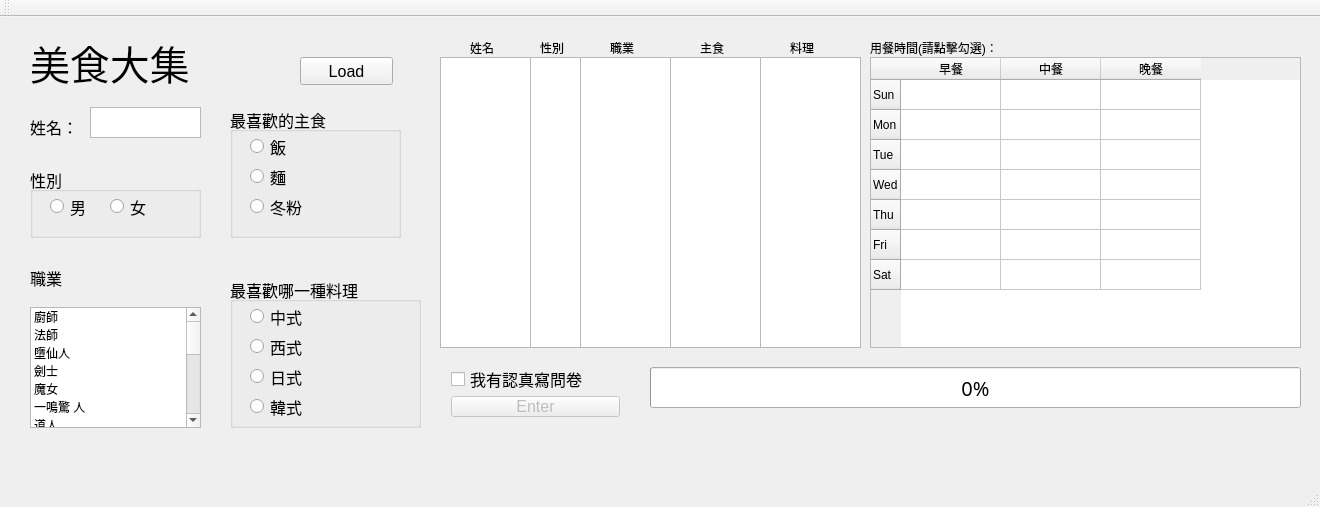
<?xml version="1.0" encoding="UTF-8"?>
<ui version="4.0">
 <class>MainWindow</class>
 <widget class="QMainWindow" name="MainWindow">
  <property name="geometry">
   <rect>
    <x>0</x>
    <y>0</y>
    <width>1320</width>
    <height>507</height>
   </rect>
  </property>
  <property name="windowTitle">
   <string>MainWindow</string>
  </property>
  <widget class="QWidget" name="centralWidget">
   <widget class="QGroupBox" name="Sex_group">
    <property name="geometry">
     <rect>
      <x>30</x>
      <y>150</y>
      <width>171</width>
      <height>71</height>
     </rect>
    </property>
    <property name="font">
     <font>
      <pointsize>12</pointsize>
     </font>
    </property>
    <property name="title">
     <string>性別</string>
    </property>
    <widget class="QRadioButton" name="male">
     <property name="geometry">
      <rect>
       <x>20</x>
       <y>30</y>
       <width>51</width>
       <height>19</height>
      </rect>
     </property>
     <property name="text">
      <string>男</string>
     </property>
    </widget>
    <widget class="QRadioButton" name="female">
     <property name="geometry">
      <rect>
       <x>80</x>
       <y>30</y>
       <width>51</width>
       <height>19</height>
      </rect>
     </property>
     <property name="text">
      <string>女</string>
     </property>
    </widget>
   </widget>
   <widget class="QLabel" name="favorite_food">
    <property name="geometry">
     <rect>
      <x>30</x>
      <y>20</y>
      <width>201</width>
      <height>51</height>
     </rect>
    </property>
    <property name="font">
     <font>
      <family>Adobe 繁黑體 Std B</family>
      <pointsize>30</pointsize>
     </font>
    </property>
    <property name="text">
     <string>美食大集</string>
    </property>
   </widget>
   <widget class="QLabel" name="Profession">
    <property name="geometry">
     <rect>
      <x>30</x>
      <y>250</y>
      <width>58</width>
      <height>21</height>
     </rect>
    </property>
    <property name="font">
     <font>
      <pointsize>12</pointsize>
     </font>
    </property>
    <property name="text">
     <string>職業</string>
    </property>
   </widget>
   <widget class="QListWidget" name="choose_profession">
    <property name="geometry">
     <rect>
      <x>30</x>
      <y>290</y>
      <width>171</width>
      <height>121</height>
     </rect>
    </property>
    <property name="font">
     <font>
      <pointsize>9</pointsize>
     </font>
    </property>
    <item>
     <property name="text">
      <string>廚師</string>
     </property>
    </item>
    <item>
     <property name="text">
      <string>法師</string>
     </property>
    </item>
    <item>
     <property name="text">
      <string>墮仙人</string>
     </property>
    </item>
    <item>
     <property name="text">
      <string>劍士</string>
     </property>
    </item>
    <item>
     <property name="text">
      <string>魔女</string>
     </property>
    </item>
    <item>
     <property name="text">
      <string>一鳴驚 人</string>
     </property>
    </item>
    <item>
     <property name="text">
      <string>道人</string>
     </property>
    </item>
    <item>
     <property name="text">
      <string>書法家</string>
     </property>
    </item>
    <item>
     <property name="text">
      <string>精算師</string>
     </property>
    </item>
    <item>
     <property name="text">
      <string>商人</string>
     </property>
    </item>
    <item>
     <property name="text">
      <string>駝客</string>
     </property>
    </item>
    <item>
     <property name="text">
      <string>少爺</string>
     </property>
    </item>
    <item>
     <property name="text">
      <string>拳擊教練</string>
     </property>
    </item>
    <item>
     <property name="text">
      <string>運動家</string>
     </property>
    </item>
    <item>
     <property name="text">
      <string>工程師</string>
     </property>
    </item>
    <item>
     <property name="text">
      <string>教師</string>
     </property>
    </item>
    <item>
     <property name="text">
      <string>學生</string>
     </property>
    </item>
   </widget>
   <widget class="QTextEdit" name="type_name">
    <property name="geometry">
     <rect>
      <x>90</x>
      <y>90</y>
      <width>111</width>
      <height>31</height>
     </rect>
    </property>
   </widget>
   <widget class="QGroupBox" name="main_food">
    <property name="geometry">
     <rect>
      <x>230</x>
      <y>90</y>
      <width>171</width>
      <height>131</height>
     </rect>
    </property>
    <property name="font">
     <font>
      <pointsize>12</pointsize>
     </font>
    </property>
    <property name="title">
     <string>最喜歡的主食</string>
    </property>
    <widget class="QRadioButton" name="rice">
     <property name="geometry">
      <rect>
       <x>20</x>
       <y>30</y>
       <width>98</width>
       <height>19</height>
      </rect>
     </property>
     <property name="text">
      <string>飯</string>
     </property>
    </widget>
    <widget class="QRadioButton" name="noodle">
     <property name="geometry">
      <rect>
       <x>20</x>
       <y>60</y>
       <width>98</width>
       <height>19</height>
      </rect>
     </property>
     <property name="text">
      <string>麵</string>
     </property>
    </widget>
    <widget class="QRadioButton" name="noodle_2">
     <property name="geometry">
      <rect>
       <x>20</x>
       <y>90</y>
       <width>98</width>
       <height>19</height>
      </rect>
     </property>
     <property name="text">
      <string>冬粉</string>
     </property>
    </widget>
   </widget>
   <widget class="QGroupBox" name="cuisine">
    <property name="geometry">
     <rect>
      <x>230</x>
      <y>260</y>
      <width>191</width>
      <height>151</height>
     </rect>
    </property>
    <property name="font">
     <font>
      <pointsize>12</pointsize>
     </font>
    </property>
    <property name="title">
     <string>最喜歡哪一種料理</string>
    </property>
    <widget class="QRadioButton" name="east">
     <property name="geometry">
      <rect>
       <x>20</x>
       <y>30</y>
       <width>98</width>
       <height>19</height>
      </rect>
     </property>
     <property name="text">
      <string>中式</string>
     </property>
    </widget>
    <widget class="QRadioButton" name="west">
     <property name="geometry">
      <rect>
       <x>20</x>
       <y>60</y>
       <width>98</width>
       <height>19</height>
      </rect>
     </property>
     <property name="text">
      <string>西式</string>
     </property>
    </widget>
    <widget class="QRadioButton" name="JP">
     <property name="geometry">
      <rect>
       <x>20</x>
       <y>90</y>
       <width>98</width>
       <height>19</height>
      </rect>
     </property>
     <property name="text">
      <string>日式</string>
     </property>
    </widget>
    <widget class="QRadioButton" name="Kor">
     <property name="geometry">
      <rect>
       <x>20</x>
       <y>120</y>
       <width>98</width>
       <height>19</height>
      </rect>
     </property>
     <property name="text">
      <string>韓式</string>
     </property>
    </widget>
   </widget>
   <widget class="QLabel" name="name">
    <property name="geometry">
     <rect>
      <x>30</x>
      <y>99</y>
      <width>51</width>
      <height>21</height>
     </rect>
    </property>
    <property name="font">
     <font>
      <pointsize>12</pointsize>
     </font>
    </property>
    <property name="text">
     <string>姓名：</string>
    </property>
   </widget>
   <widget class="QWidget" name="verticalLayoutWidget">
    <property name="geometry">
     <rect>
      <x>440</x>
      <y>340</y>
      <width>191</width>
      <height>71</height>
     </rect>
    </property>
    <layout class="QVBoxLayout" name="serious_or_not">
     <item>
      <widget class="QCheckBox" name="serious">
       <property name="font">
        <font>
         <pointsize>12</pointsize>
        </font>
       </property>
       <property name="text">
        <string>我有認真寫問卷</string>
       </property>
      </widget>
     </item>
     <item>
      <widget class="QPushButton" name="Enter">
       <property name="enabled">
        <bool>false</bool>
       </property>
       <property name="font">
        <font>
         <pointsize>12</pointsize>
        </font>
       </property>
       <property name="text">
        <string>Enter</string>
       </property>
      </widget>
     </item>
    </layout>
   </widget>
   <widget class="QTextBrowser" name="show_name">
    <property name="geometry">
     <rect>
      <x>440</x>
      <y>40</y>
      <width>91</width>
      <height>291</height>
     </rect>
    </property>
   </widget>
   <widget class="QTextBrowser" name="show_sex">
    <property name="geometry">
     <rect>
      <x>530</x>
      <y>40</y>
      <width>51</width>
      <height>291</height>
     </rect>
    </property>
   </widget>
   <widget class="QTextBrowser" name="show_profession">
    <property name="geometry">
     <rect>
      <x>580</x>
      <y>40</y>
      <width>91</width>
      <height>291</height>
     </rect>
    </property>
   </widget>
   <widget class="QTextBrowser" name="show_main_food">
    <property name="geometry">
     <rect>
      <x>670</x>
      <y>40</y>
      <width>91</width>
      <height>291</height>
     </rect>
    </property>
   </widget>
   <widget class="QTextBrowser" name="show_cuisine">
    <property name="geometry">
     <rect>
      <x>760</x>
      <y>40</y>
      <width>101</width>
      <height>291</height>
     </rect>
    </property>
   </widget>
   <widget class="QLabel" name="name_2">
    <property name="geometry">
     <rect>
      <x>470</x>
      <y>20</y>
      <width>31</width>
      <height>21</height>
     </rect>
    </property>
    <property name="font">
     <font>
      <pointsize>9</pointsize>
     </font>
    </property>
    <property name="text">
     <string>姓名</string>
    </property>
   </widget>
   <widget class="QLabel" name="name_3">
    <property name="geometry">
     <rect>
      <x>540</x>
      <y>20</y>
      <width>31</width>
      <height>21</height>
     </rect>
    </property>
    <property name="font">
     <font>
      <pointsize>9</pointsize>
     </font>
    </property>
    <property name="text">
     <string>性別</string>
    </property>
   </widget>
   <widget class="QLabel" name="Profession_2">
    <property name="geometry">
     <rect>
      <x>610</x>
      <y>20</y>
      <width>31</width>
      <height>21</height>
     </rect>
    </property>
    <property name="font">
     <font>
      <pointsize>9</pointsize>
     </font>
    </property>
    <property name="text">
     <string>職業</string>
    </property>
   </widget>
   <widget class="QLabel" name="name_4">
    <property name="geometry">
     <rect>
      <x>700</x>
      <y>20</y>
      <width>31</width>
      <height>21</height>
     </rect>
    </property>
    <property name="font">
     <font>
      <pointsize>9</pointsize>
     </font>
    </property>
    <property name="text">
     <string>主食</string>
    </property>
   </widget>
   <widget class="QLabel" name="name_6">
    <property name="geometry">
     <rect>
      <x>790</x>
      <y>20</y>
      <width>31</width>
      <height>21</height>
     </rect>
    </property>
    <property name="font">
     <font>
      <pointsize>9</pointsize>
     </font>
    </property>
    <property name="text">
     <string>料理</string>
    </property>
   </widget>
   <widget class="QProgressBar" name="progressBar">
    <property name="geometry">
     <rect>
      <x>650</x>
      <y>350</y>
      <width>651</width>
      <height>41</height>
     </rect>
    </property>
    <property name="font">
     <font>
      <family>Adobe Garamond Pro</family>
      <pointsize>15</pointsize>
     </font>
    </property>
    <property name="value">
     <number>0</number>
    </property>
   </widget>
   <widget class="QPushButton" name="Load">
    <property name="geometry">
     <rect>
      <x>300</x>
      <y>40</y>
      <width>93</width>
      <height>28</height>
     </rect>
    </property>
    <property name="font">
     <font>
      <pointsize>12</pointsize>
     </font>
    </property>
    <property name="text">
     <string>Load</string>
    </property>
   </widget>
   <widget class="QTableWidget" name="tableWidget">
    <property name="geometry">
     <rect>
      <x>870</x>
      <y>40</y>
      <width>431</width>
      <height>291</height>
     </rect>
    </property>
    <row>
     <property name="text">
      <string>Sun</string>
     </property>
    </row>
    <row>
     <property name="text">
      <string>Mon</string>
     </property>
    </row>
    <row>
     <property name="text">
      <string>Tue</string>
     </property>
    </row>
    <row>
     <property name="text">
      <string>Wed</string>
     </property>
    </row>
    <row>
     <property name="text">
      <string>Thu</string>
     </property>
    </row>
    <row>
     <property name="text">
      <string>Fri</string>
     </property>
    </row>
    <row>
     <property name="text">
      <string>Sat</string>
     </property>
    </row>
    <column>
     <property name="text">
      <string>早餐</string>
     </property>
    </column>
    <column>
     <property name="text">
      <string>中餐</string>
     </property>
    </column>
    <column>
     <property name="text">
      <string>晚餐</string>
     </property>
    </column>
    <item row="0" column="0">
     <property name="textAlignment">
      <set>AlignCenter</set>
     </property>
    </item>
    <item row="0" column="1">
     <property name="textAlignment">
      <set>AlignCenter</set>
     </property>
    </item>
    <item row="0" column="2">
     <property name="textAlignment">
      <set>AlignCenter</set>
     </property>
    </item>
    <item row="1" column="0">
     <property name="text">
      <string/>
     </property>
     <property name="textAlignment">
      <set>AlignCenter</set>
     </property>
    </item>
    <item row="1" column="1">
     <property name="textAlignment">
      <set>AlignCenter</set>
     </property>
    </item>
    <item row="1" column="2">
     <property name="textAlignment">
      <set>AlignCenter</set>
     </property>
    </item>
    <item row="2" column="0">
     <property name="textAlignment">
      <set>AlignCenter</set>
     </property>
    </item>
    <item row="2" column="1">
     <property name="text">
      <string/>
     </property>
     <property name="textAlignment">
      <set>AlignCenter</set>
     </property>
    </item>
    <item row="2" column="2">
     <property name="textAlignment">
      <set>AlignCenter</set>
     </property>
    </item>
    <item row="3" column="0">
     <property name="textAlignment">
      <set>AlignCenter</set>
     </property>
    </item>
    <item row="3" column="1">
     <property name="textAlignment">
      <set>AlignCenter</set>
     </property>
    </item>
    <item row="3" column="2">
     <property name="textAlignment">
      <set>AlignCenter</set>
     </property>
    </item>
    <item row="4" column="0">
     <property name="textAlignment">
      <set>AlignCenter</set>
     </property>
    </item>
    <item row="4" column="1">
     <property name="textAlignment">
      <set>AlignCenter</set>
     </property>
    </item>
    <item row="4" column="2">
     <property name="textAlignment">
      <set>AlignCenter</set>
     </property>
    </item>
    <item row="5" column="0">
     <property name="textAlignment">
      <set>AlignCenter</set>
     </property>
    </item>
    <item row="5" column="1">
     <property name="textAlignment">
      <set>AlignCenter</set>
     </property>
    </item>
    <item row="5" column="2">
     <property name="textAlignment">
      <set>AlignCenter</set>
     </property>
    </item>
    <item row="6" column="0">
     <property name="textAlignment">
      <set>AlignCenter</set>
     </property>
    </item>
    <item row="6" column="1">
     <property name="text">
      <string/>
     </property>
     <property name="textAlignment">
      <set>AlignCenter</set>
     </property>
    </item>
    <item row="6" column="2">
     <property name="textAlignment">
      <set>AlignCenter</set>
     </property>
    </item>
   </widget>
   <widget class="QLabel" name="name_5">
    <property name="geometry">
     <rect>
      <x>870</x>
      <y>20</y>
      <width>181</width>
      <height>21</height>
     </rect>
    </property>
    <property name="font">
     <font>
      <pointsize>9</pointsize>
     </font>
    </property>
    <property name="text">
     <string>用餐時間(請點擊勾選)：</string>
    </property>
   </widget>
  </widget>
  <widget class="QMenuBar" name="menuBar">
   <property name="geometry">
    <rect>
     <x>0</x>
     <y>0</y>
     <width>1320</width>
     <height>25</height>
    </rect>
   </property>
  </widget>
  <widget class="QToolBar" name="mainToolBar">
   <attribute name="toolBarArea">
    <enum>TopToolBarArea</enum>
   </attribute>
   <attribute name="toolBarBreak">
    <bool>false</bool>
   </attribute>
  </widget>
  <widget class="QStatusBar" name="statusBar"/>
 </widget>
 <layoutdefault spacing="6" margin="11"/>
 <resources/>
 <connections/>
</ui>
